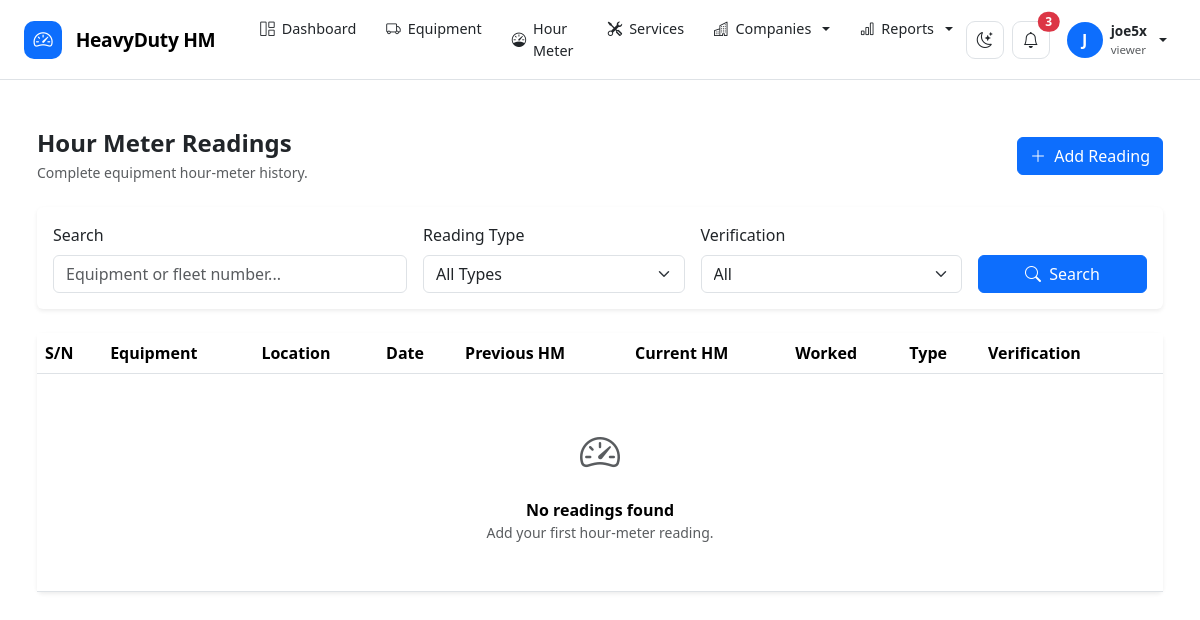
/hourmeter/list/ (signed in), run on an earlier commit of the app's database.
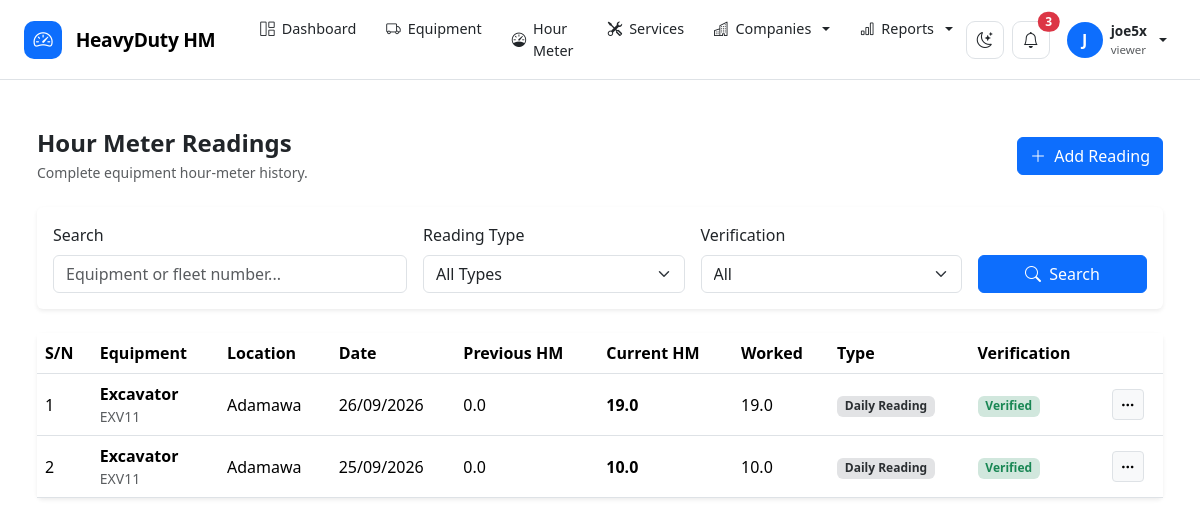
And on a later commit of the database.
### hourmeter/models.py (models this page shows, shortened)
class HourMeterReading(models.Model):
    class ReadingType(models.TextChoices):
        DAILY = "daily", "Daily Reading"
        WEEKLY = "weekly", "Weekly Reading"
        MONTHLY = "monthly", "Monthly Reading"
        SERVICE = "service", "Service Reading"
        INITIAL = "initial", "Initial Reading"
        CORRECTION = "correction", "Correction"
    equipment = models.ForeignKey(
        Equipment,
        on_delete=models.CASCADE,
        related_name="hour_meter_readings",
    )
    site = models.ForeignKey(
        Site,
        on_delete=models.SET_NULL,
        null=True,
        blank=True,
        related_name="hour_meter_readings",
    )
    reading_date = models.DateField()
    previous_reading = models.DecimalField(
        max_digits=12,
        decimal_places=1,
        default=Decimal("0.0"),
    )
    current_reading = models.DecimalField(
        max_digits=12,
        decimal_places=1,
    )
    hours_worked = models.DecimalField(
        max_digits=12,
        decimal_places=1,
        default=Decimal("0.0"),
        editable=False,
    )
    reading_type = models.CharField(
        max_length=20,
        choices=ReadingType.choices,
        default=ReadingType.DAILY,
    )
    operator_name = models.CharField(
        max_length=150,
        blank=True,
    )
    remarks = models.TextField(
        blank=True,
    )
    is_verified = models.BooleanField(
        default=False,
    )
    verified_by = models.ForeignKey(
        settings.AUTH_USER_MODEL,
        on_delete=models.SET_NULL,
        null=True,
        blank=True,
        related_name="verified_hour_meter_readings",
    )
    verified_at = models.DateTimeField(
        null=True,
        blank=True,
    )
    recorded_by = models.ForeignKey(
        settings.AUTH_USER_MODEL,
        on_delete=models.SET_NULL,
        null=True,
        blank=True,
        related_name="recorded_hour_meter_readings",
    )
    created_at = models.DateTimeField(
        auto_now_add=True,
    )
    updated_at = models.DateTimeField(
        auto_now=True,
    )
    class Meta:
        ordering = [
            "-reading_date",
            "-created_at",
        ]
        indexes = [
            models.Index(
                fields=[
                    "equipment",
                    "reading_date",
                ]
            ),
            models.Index(
                fields=[
                    "site",
                    "reading_date",
                ]
            ),
        ]

### equipment/models.py (models this page shows, shortened)
class Equipment(models.Model):
    class Status(models.TextChoices):
        ACTIVE = "active", "Active"
        IDLE = "idle", "Idle"
        MAINTENANCE = "maintenance", "Under Maintenance"
        OUT_OF_SERVICE = "out_of_service", "Out of Service"
        RETIRED = "retired", "Retired"
    class EquipmentType(models.TextChoices):
        EXCAVATOR = "excavator", "Excavator"
        BULLDOZER = "bulldozer", "Bulldozer"
        LOADER = "loader", "Wheel Loader"
        GRADER = "grader", "Motor Grader"
        CRANE = "crane", "Crane"
        DUMPER = "dumper", "Dump Truck"
        TRACTOR = "tractor", "Tractor"
        GENERATOR = "generator", "Generator"
        COMPRESSOR = "compressor", "Compressor"
        FORKLIFT = "forklift", "Forklift"
        OTHER = "other", "Other"
    company = models.ForeignKey(
        Company,
        on_delete=models.CASCADE,
        related_name="equipment"
    )
    site = models.ForeignKey(
        Site,
        on_delete=models.SET_NULL,
        null=True,
        blank=True,
        related_name="equipment"
    )
    asset_number = models.CharField(
        max_length=50
    )
    name = models.CharField(
        max_length=200
    )
    equipment_type = models.CharField(
        max_length=30,
        choices=EquipmentType.choices
    )
    manufacturer = models.CharField(
        max_length=100,
        blank=True
    )
    model = models.CharField(
        max_length=100,
        blank=True
    )
    serial_number = models.CharField(
        max_length=150,
        blank=True
    )
    registration_number = models.CharField(
        max_length=100,
        blank=True
    )
    year = models.PositiveIntegerField(
        null=True,
        blank=True
    )
    current_hours = models.DecimalField(
        max_digits=12,
        decimal_places=1,
        default=0
    )
    status = models.CharField(
        max_length=30,
        choices=Status.choices,
        default=Status.ACTIVE
    )
    image = models.ImageField(
        upload_to="equipment/",
        blank=True,
        null=True
    )
    description = models.TextField(
        blank=True
    )
    purchase_date = models.DateField(
        null=True,
        blank=True
    )
    commissioning_date = models.DateField(
        null=True,
        blank=True
    )
    created_by = models.ForeignKey(
        settings.AUTH_USER_MODEL,
        on_delete=models.SET_NULL,
        null=True,
        blank=True,
        related_name="created_equipment"
    )
    created_at = models.DateTimeField(
        auto_now_add=True
    )
    updated_at = models.DateTimeField(
        auto_now=True
    )
    class Meta:
        ordering = ["asset_number"]
        constraints = [
            models.UniqueConstraint(
                fields=["company", "asset_number"],
                name="unique_asset_number_per_company"
            )
        ]

### companies/models.py (models this page shows, shortened)
class Site(models.Model):
    company = models.ForeignKey(
        Company,
        on_delete=models.CASCADE,
        related_name="sites"
    )
    name = models.CharField(
        max_length=200
    )
    code = models.CharField(
        max_length=50,
        blank=True
    )
    address = models.TextField(
        blank=True
    )
    city = models.CharField(
        max_length=100,
        blank=True
    )
    state = models.CharField(
        max_length=100,
        blank=True
    )
    country = models.CharField(
        max_length=100,
        default="Nigeria"
    )
    contact_person = models.CharField(
        max_length=150,
        blank=True
    )
    contact_phone = models.CharField(
        max_length=50,
        blank=True
    )
    latitude = models.DecimalField(
        max_digits=10,
        decimal_places=7,
        null=True,
        blank=True
    )
    longitude = models.DecimalField(
        max_digits=10,
        decimal_places=7,
        null=True,
        blank=True
    )
    is_active = models.BooleanField(
        default=True
    )
    created_by = models.ForeignKey(
        settings.AUTH_USER_MODEL,
        on_delete=models.SET_NULL,
        null=True,
        blank=True,
        related_name="created_sites"
    )
    created_at = models.DateTimeField(
        auto_now_add=True
    )
    updated_at = models.DateTimeField(
        auto_now=True
    )
    class Meta:
        ordering = ["company", "name"]
        verbose_name = "Site"
        verbose_name_plural = "Sites"
        constraints = [
            models.UniqueConstraint(
                fields=["company", "name"],
                name="unique_site_name_per_company"
            ),
            models.UniqueConstraint(
                fields=["company", "code"],
                name="unique_site_code_per_company"
            ),
        ]

### hourmeter/views.py (the view, shortened to what this page needs)
@login_required
def reading_list(request):
    readings = HourMeterReading.objects.select_related(
        "equipment",
        "site",
        "recorded_by",
    )
    query = request.GET.get("q", "").strip()
    reading_type = request.GET.get(
        "reading_type"
    )
    if reading_type:
        readings = readings.filter(
            reading_type=reading_type
        )
    verified = request.GET.get(
        "verified"
    )
    if verified == "yes":
        readings = readings.filter(
            is_verified=True
        )
    elif verified == "no":
        readings = readings.filter(
            is_verified=False
        )
    paginator = Paginator(
        readings,
        25
    )
    page_number = request.GET.get(
        "page"
    )
    page_obj = paginator.get_page(
        page_number
    )
    context = {
        "page_obj": page_obj,
        "reading_types":
            HourMeterReading.ReadingType.choices,
    }
    return render(
        request,
        "hourmeter/reading_list.html",
        context,
    )

### templates/hourmeter/reading_list.html (shortened to what the changed rows need)
{% extends "base.html" %}
{% block content %}
<div class="container-fluid py-4">
    <div class="card border-0 shadow-sm">
        <div class="table-responsive">
            <table class="table table-hover align-middle mb-0">
                <thead>
                    <tr>
                        <th>S/N</th>
                        <th>Equipment</th>
                        <th>Location</th>
                        <th>Date</th>
                        <th>Previous HM</th>
                        <th>Current HM</th>
                        <th>Worked</th>
                        <th>Type</th>
                        <th>Verification</th>
                        <th></th>
                    </tr>
                </thead>
                <tbody>
                    {% for reading in page_obj %}
                    <tr>
                        <td>
                            {{ page_obj.start_index|add:forloop.counter0 }}
                        </td>
                        <td>
                            <div class="fw-semibold">
                                {{ reading.equipment.name }}
                            </div>
                            <div class="small text-muted">
                                {{ reading.equipment.asset_number }}
                            </div>
                        </td>
                        <td>
                            {{ reading.site.name|default:"—" }}
                        </td>
                        <td>
                            {{ reading.reading_date|date:"d/m/Y" }}
                        </td>
                        <td>
                            {{ reading.previous_reading|floatformat:1 }}
                        </td>
                        <td class="fw-bold">
                            {{ reading.current_reading|floatformat:1 }}
                        </td>
                        <td>
                            {{ reading.hours_worked|floatformat:1 }}
                        </td>
                        <td>
                            <span class="badge bg-secondary-subtle text-secondary-emphasis">
                                {{ reading.get_reading_type_display }}
                            </span>
                        </td>
                        <td>
                            {% if reading.is_verified %}
                                <span class="badge bg-success-subtle text-success">
                                    Verified
                                </span>
                            {% else %}
                                <span class="badge bg-warning-subtle text-warning">
                                    Pending
                                </span>
                            {% endif %}
                        </td>
                        <td>
                            <div class="dropdown">
                                <button
                                    class="btn btn-sm btn-light border"
                                    data-bs-toggle="dropdown"
                                >
                                    <i class="bi bi-three-dots"></i>
                                </button>
                            </div>
                        </td>
                    </tr>
                    {% empty %}
                    <tr>
                        <td colspan="10" class="text-center py-5">
                            <i class="bi bi-speedometer2 fs-1 text-muted"></i>
                            <div class="fw-semibold mt-3">
                                No readings found
                            </div>
                            <div class="small text-muted">
                                Add your first hour-meter reading.
                            </div>
                        </td>
                    </tr>
                    {% endfor %}
                </tbody>
            </table>
        </div>
    </div>
</div>
{% endblock %}

What changed in the data, as far as the page shows it:
added HourMeterReading: start_index|add "1", equipment.name "Excavator", equipment.asset_number "EXV11", site.name "Adamawa", reading_date "26/09/2026", previous_reading "0.0", current_reading "19.0", hours_worked "19.0", reading_type "Daily Reading", is_verified "Verified"
added HourMeterReading: start_index|add "2", equipment.name "Excavator", equipment.asset_number "EXV11", site.name "Adamawa", reading_date "25/09/2026", previous_reading "0.0", current_reading "10.0", hours_worked "10.0", reading_type "Daily Reading", is_verified "Verified"
Also different on the page:
text no longer shown: "No readings found Add your first hour-meter reading."
